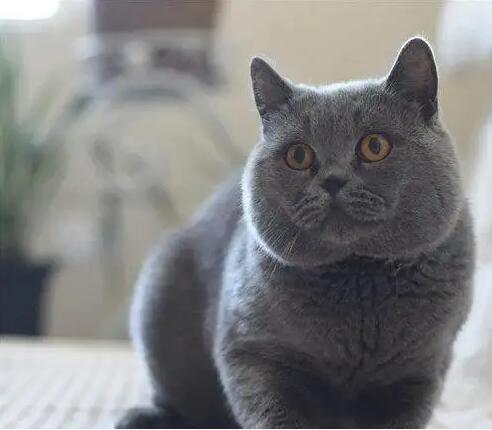
#> input picture src/005-geometric-transformation/Translation/1.jpg, 492 x 430 px
$ python Translation.py
#> lines starting #> are read from the running program, lines starting #| are printed output that depends on the picture
import numpy as np
import cv2

src = cv2.imread('1.jpg')
#> src is the input picture: shape (430, 492, 3); mean B, G, R 128.9, 128.5, 128.1
rows, cols, ch = src.shape # 切片获取
#> rows = 430; cols = 492; ch = 3

# 构建 2*3 变换矩阵用于仿射变换
# [1,0,300] 表示 水平不变 向右移动（正右负左） 300
# [0,1,50] 表示 垂直不变 向下移动（正下负上） 50
M = np.float32([[1, 0, 300], [0, 1, 50]])

# 仿射变换函数：图像 变换矩阵  宽度高度
dst = cv2.warpAffine(src, M, (cols, rows))
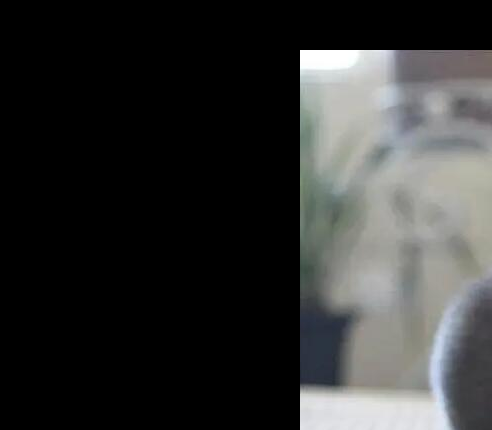
#> dst: shape (430, 492, 3); mean B, G, R 50.3, 50.9, 50.2

cv2.imshow('src', src)
cv2.imshow('dst', dst)
cv2.waitKey(0)
cv2.destroyAllWindows()
